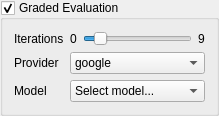
         <widget class="QGroupBox" name="groupEvaluation">
          <property name="title">
           <string>Graded Evaluation</string>
          </property>
          <property name="checkable">
           <bool>true</bool>
          </property>
          <property name="checked">
           <bool>true</bool>
          </property>
          <layout class="QFormLayout" name="formEvaluation">
           <item row="0" column="0">
            <widget class="QLabel" name="labelEvaluationIterations">
             <property name="text">
              <string>Iterations</string>
             </property>
            </widget>
           </item>
           <item row="0" column="1">
            <layout class="QHBoxLayout" name="hLayoutEvaluationIterations">
             <item>
              <widget class="QLabel" name="labelEvaluationIterationsMin">
               <property name="text">
                <string>0</string>
               </property>
              </widget>
             </item>
             <item>
              <widget class="QSlider" name="sliderEvaluationIterations">
               <property name="minimum">
                <number>0</number>
               </property>
               <property name="maximum">
                <number>9</number>
               </property>
               <property name="value">
                <number>1</number>
               </property>
               <property name="orientation">
                <enum>Qt::Horizontal</enum>
               </property>
              </widget>
             </item>
             <item>
              <widget class="QLabel" name="labelEvaluationIterationsMax">
               <property name="text">
                <string>9</string>
               </property>
              </widget>
             </item>
            </layout>
           </item>
           <item row="1" column="0">
            <widget class="QLabel" name="labelEvaluationProvider">
             <property name="text">
              <string>Provider</string>
             </property>
            </widget>
           </item>
           <item row="1" column="1">
            <widget class="QComboBox" name="comboEvaluationProvider">
             <item>
              <property name="text">
               <string>google</string>
              </property>
             </item>
             <item>
              <property name="text">
               <string>openai</string>
              </property>
             </item>
             <item>
              <property name="text">
               <string>openrouter</string>
              </property>
             </item>
            </widget>
           </item>
           <item row="2" column="0">
            <widget class="QLabel" name="labelEvaluationModel">
             <property name="text">
              <string>Model</string>
             </property>
            </widget>
           </item>
           <item row="2" column="1">
            <widget class="QComboBox" name="comboEvaluationModel">
             <item>
              <property name="text">
               <string>Select model...</string>
              </property>
             </item>
             <item>
              <property name="text">
               <string>gemini-2.5-flash</string>
              </property>
             </item>
             <item>
              <property name="text">
               <string>gpt-4.1</string>
              </property>
             </item>
             <item>
              <property name="text">
               <string>gpt-4o</string>
              </property>
             </item>
             <item>
              <property name="text">
               <string>gpt-5-mini</string>
              </property>
             </item>
             <item>
              <property name="text">
               <string>o4-mini</string>
              </property>
             </item>
             <item>
              <property name="text">
               <string>openrouter: custom</string>
              </property>
             </item>
            </widget>
           </item>
          </layout>
         </widget>
